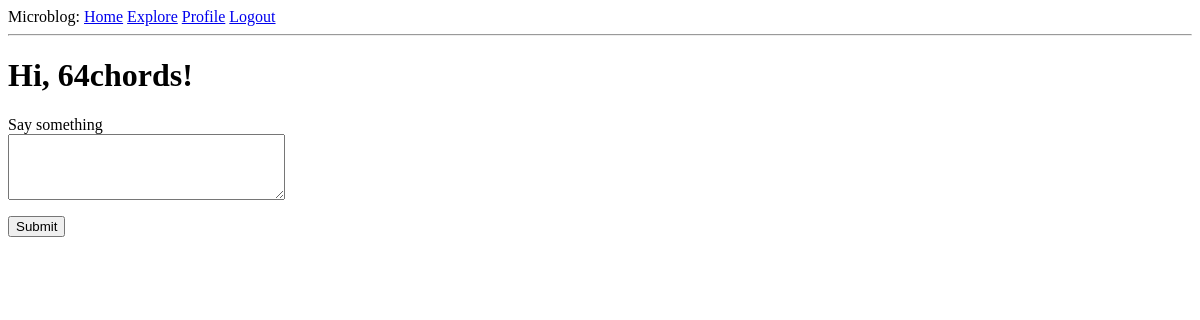
The page /index (signed in) on the database as committed earlier.
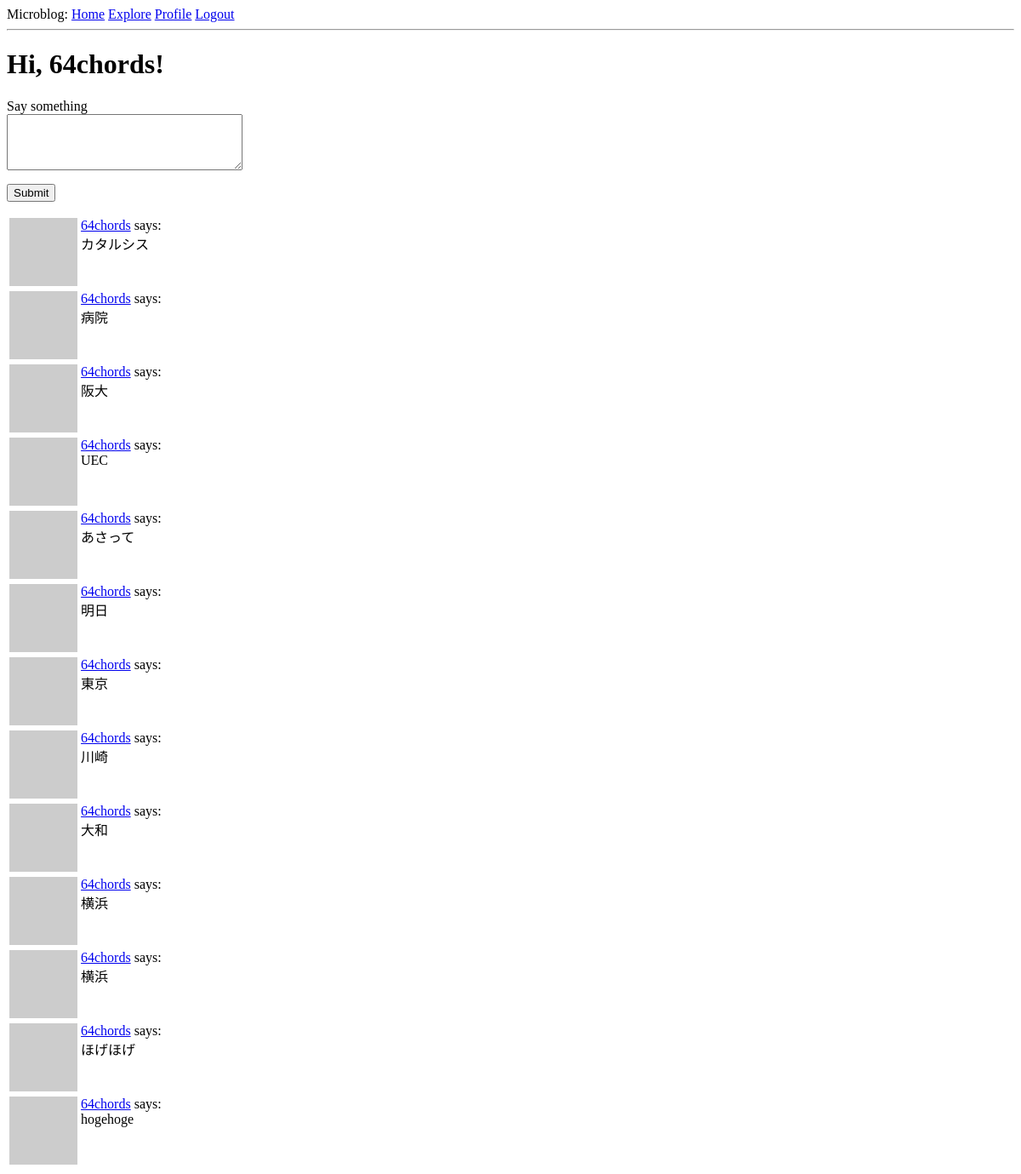
The same page on the database as committed later.
### app/models.py (models this page shows, shortened)
class User(UserMixin,db.Model):
    id = db.Column(db.Integer,primary_key=True)
    username = db.Column(db.String(64),index=True,unique=True)
    email = db.Column(db.String(120),index=True,unique=True)
    password_hash = db.Column(db.String(128))
    about_me = db.Column(db.String(140))
    last_seen = db.Column(db.DateTime,default=datetime.utcnow)
    """
    a db.relationship field is normally defined on the “one” side, and
    is used as a convenient way to get access to the “many”.
    """
    posts = db.relationship("Post",backref="author",lazy="dynamic")
    """
    フォロー・フォロワーの関係を追加
    "User": セルフ参照の関係なので自分自身
    secondary: 関係性を表す関係テーブル
    followers.c.**: cはColumnsを表すプロパティ
    詳細はp.134~135を参照のこと（８．３節）
    """
    followed = db.relationship(
        "User",secondary=followers,
        primaryjoin=(followers.c.follower_id == id),
        secondaryjoin=(followers.c.followed_id == id),
        backref=db.backref("followers",lazy="dynamic"),lazy="dynamic"
    )
    def avatar(self,size):
        digest = md5(self.email.lower().encode('utf-8')).hexdigest()
        return "https://www.gravatar.com/avatar/{}?d=identicon&s={}".\
            format(digest,size)
    def followed_posts(self):
        followed = Post.query.join(
            followers,(followers.c.followed_id == Post.user_id)).filter(
                followers.c.follower_id == self.id)
        own = Post.query.filter_by(user_id=self.id)
        return followed.union(own).order_by(Post.timestamp.desc())

class Post(db.Model):
    id = db.Column(db.Integer,primary_key=True)
    body = db.Column(db.String(140))
    timestamp = db.Column(db.DateTime,index=True,default=datetime.utcnow)
    user_id = db.Column(db.Integer,db.ForeignKey('user.id'))

### app/routes.py (the view, shortened to what this page needs)
@app.route('/',methods=["GET","POST"])
@app.route('/index',methods=["GET","POST"])
@login_required
def index():
    form = PostForm()
    page = request.args.get("page",1,type=int)
    """
    paginateメソッドの引数：ページ番号、最大アイテム数、エラーフラグ
    詳しくはpp.159参照 戻り値はpaginationオブジェクト
    """
    posts = current_user.followed_posts().paginate(
        page,app.config["POSTS_PER_PAGE"],False)
    """
    paginationオブジェクトが前後を参照できる場合それを取得し、
    url_forメソッドによりリンクを生成する。生成時はpage引数にページ番号を含める
    """
    next_url = url_for('index',page=posts.next_num)\
        if posts.has_next else None
    prev_url = url_for('index',page=posts.prev_num)\
        if posts.has_prev else None
    return render_template("index.html",title="Home",form=form,
        posts=posts.items,next_url=next_url,prev_url=prev_url)

### app/forms.py
class PostForm(FlaskForm):
    post = TextAreaField("Say something",validators=[DataRequired()])
    submit = SubmitField("Submit")

### app/models.py (called while the page is built)
@login.user_loader
def load_user(id):
    return User.query.get(int(id))

### app/routes.py (called while the page is built)
@app.before_request
def before_request():
    if current_user.is_authenticated:
        current_user.last_seen = datetime.utcnow()
        db.session.commit()

### app/templates/index.html (shortened to what this page needs)
{% extends "base.html" %}
{% block content %}
  <h1>Hi, {{ current_user.username }}!</h1>
  {% if form %}
  <form action="" method="post">
    <p>
      {{ form.post.label }}<br>
      {{ form.post(cols=32,rows=4) }}<br>
    </p>
    <p>
      {{ form.submit() }}
    </p>
  </form>
  {% endif %}
  {% for post in posts %}
    {% include '_post.html' %}
  {% endfor %}
{% endblock %}

### app/templates/base.html (shortened to what this page needs)
<html>
    <head>
    </head>
    <body>
        <div>Microblog:
          <a href="{{ url_for('index') }}">Home</a>
          <a href="{{ url_for('explore') }}">Explore</a>
          {% if current_user.is_anonymous %}
          <a href="{{ url_for('login') }}">Login</a>
          {% else %}
          <a href="{{ url_for('user',username=current_user.username) }}">Profile</a>
          <a href="{{ url_for('logout') }}">Logout</a>
          {% endif %}
        </div>
        <hr>
        {% block content %}{% endblock %}
    </body>
</html>

### app/templates/_post.html
<table>
  <tr valign="top">
    <td><img src="{{ post.author.avatar(36) }}" alt=""></td>
    <td><a href="{{ url_for('user',username=post.author.username) }}">{{ post.author.username }}</a> says:<br>{{ post.body }}</td>
  </tr>
</table>

Rows that differ between the two databases and show on the page:
added Post: author.username "64chords", body "カタルシス"
added Post: author.username "64chords", body "病院"
added Post: author.username "64chords", body "阪大"
added Post: author.username "64chords", body "UEC"
added Post: author.username "64chords", body "あさって"
added Post: author.username "64chords", body "明日"
added Post: author.username "64chords", body "東京"
added Post: author.username "64chords", body "川崎"
added Post: author.username "64chords", body "大和"
added Post: author.username "64chords", body "横浜"
added Post: author.username "64chords", body "横浜"
added Post: author.username "64chords", body "ほげほげ"
added Post: author.username "64chords", body "hogehoge"
